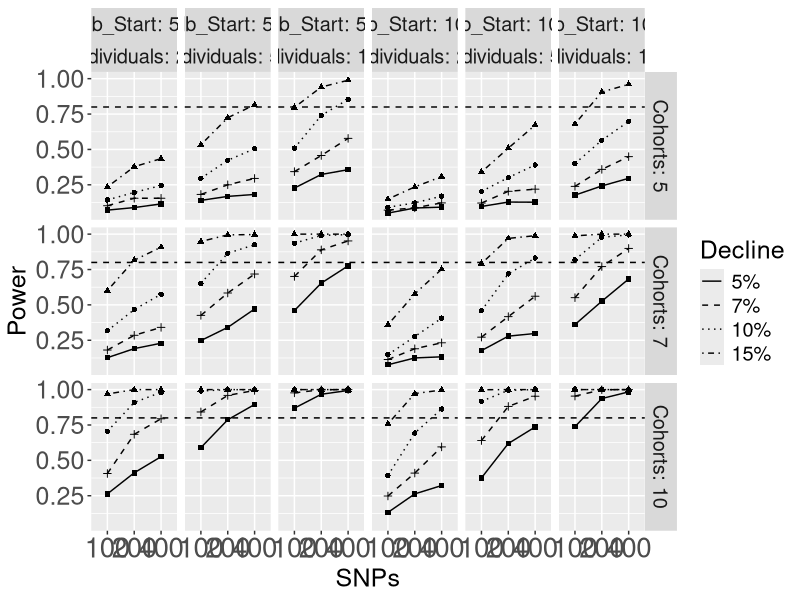
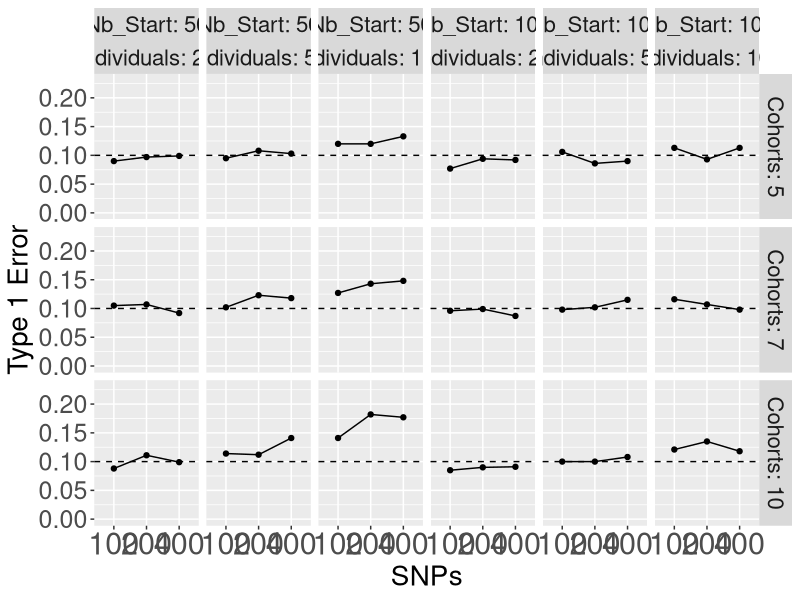
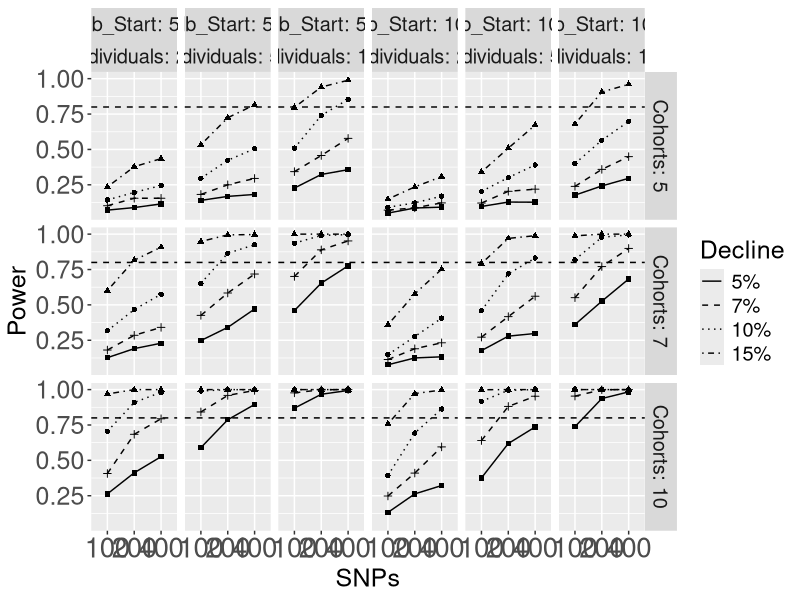
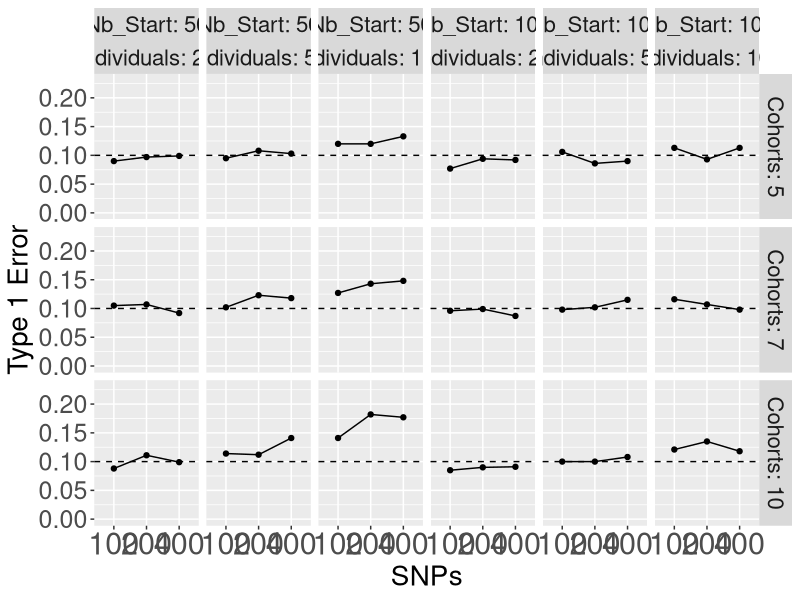

R code for these plots, in order:


library(ggplot2)
library("reshape2")
library(RColorBrewer)
 
#load data from file
data <- read.csv("bullT_restricted_sens_spec.csv")

#format column names
names(data) <- gsub("\\.","_",names(data))

#set pval to use
p_val = 0.1
p_val_title = (1-p_val)*100
data  <- data[data$P_Value == p_val,]

sen_data <- data[data$Decline != '0',]
spec_data <- data[data$Decline == '0',]
#add percent signs
sen_data <-sen_data[ with(sen_data, order(Decline)),]
sen_data$Decline[sen_data$Decline=="5"]<- "5%"
sen_data$Decline[sen_data$Decline=="7"]<- "7%"
sen_data$Decline[sen_data$Decline=="10"]<- "10%"
sen_data$Decline[sen_data$Decline=="15"]<- "15%"
sen_data$Decline <-factor(sen_data$Decline)
#rename colums
names(sen_data)[names(sen_data) == "Cycles"] <- "Cohorts"
names(sen_data)[names(sen_data) == "Nb"] <- "Nb_Start"
names(sen_data)[names(sen_data) == "Individual_Count"] <- "Individuals"
names(spec_data)[names(spec_data) == "Individual_Count"] <- "Individuals"
names(spec_data)[names(spec_data) == "Cycles"] <- "Cohorts"
names(spec_data)[names(spec_data) == "Nb"] <- "Nb_Start"

print(head(sen_data))
#create base graph
g<-ggplot(sen_data, aes(y= Power_Percent, x= factor(Loci_Count)))+facet_grid(Cohorts ~ Nb_Start + Individuals,labeller =label_both)
#set refernce line
g<-g+geom_hline(yintercept= 0.8, linetype = "dashed")
#set Title and labels	
g<- g+labs(x = "SNPs" , y = "Power", linetype = "Decline")
#set text size and color/point type
g<- g  + theme(text = element_text(size = 18),axis.text.x = element_text(size = 20),axis.text.y = element_text(size = 18)) +scale_color_brewer(palette = "Dark2")+scale_shape_discrete(solid=T) 
g<-g+scale_linetype_manual(breaks=c("5%","7%","10%","15%"), values = c(1,2,3,4))
#print line graph
g+geom_line(aes(y= Power_Percent, x= factor(Loci_Count),group = Decline, linetype =factor(Decline)))+geom_point(aes(shape=factor(Decline)),show.legend = FALSE)


ggsave("bullT_nb_ind_loci_sen.png",device = "png",width = 14, height = 6)
print("sensitivity done")
#invert data from specificty to Type 1 error
spec_data$Power_Percent = 1-spec_data$Power_Percent
print(head(spec_data))
g<-ggplot(spec_data, aes(y= Power_Percent, x= factor(Loci_Count)))+facet_grid(Cohorts ~ Nb_Start + Individuals,labeller =label_both)
#set Title and labels	
g<- g+labs(x = "SNPs" , y = "Type 1 Error", colour = "Declines") + expand_limits(y=c(0, 0.23))
g<- g  + theme(text = element_text(size = 20),axis.text.x = element_text(size = 22),axis.text.y = element_text(size = 18)) +scale_color_brewer(palette = "Dark2")+scale_shape_discrete(solid=T) +geom_hline(yintercept= 0.1, linetype = "dashed")
#print line graph
g+geom_line(aes(group = Decline, linetype =factor(Decline)))+geom_point(aes(linetype=factor(Decline))) +theme(legend.position = "none")
ggsave("bullT_nb_ind_loci_spec.png",device = "png",width = 14, height = 6)

